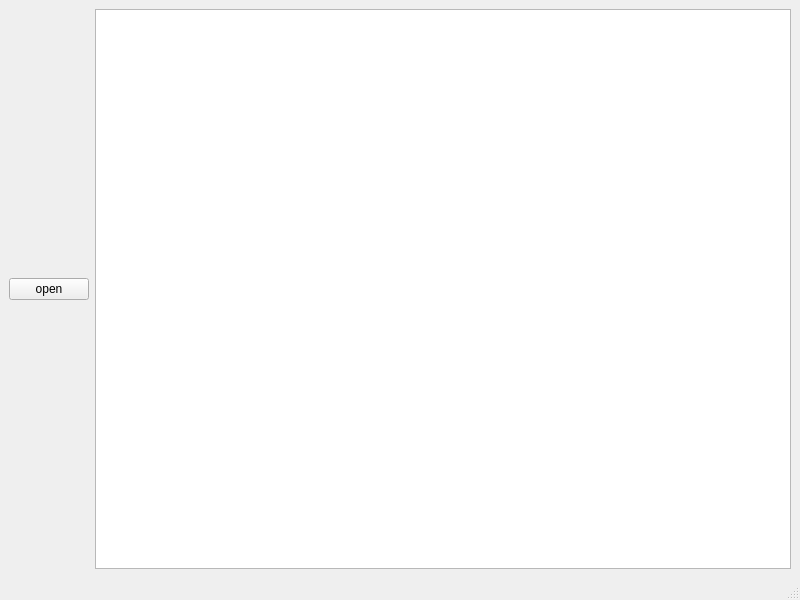
<?xml version="1.0" encoding="UTF-8"?>
<ui version="4.0">
 <class>MainWindow</class>
 <widget class="QMainWindow" name="MainWindow">
  <property name="geometry">
   <rect>
    <x>0</x>
    <y>0</y>
    <width>800</width>
    <height>600</height>
   </rect>
  </property>
  <property name="windowTitle">
   <string>MainWindow</string>
  </property>
  <widget class="QWidget" name="centralwidget">
   <layout class="QHBoxLayout" name="horizontalLayout">
    <item>
     <widget class="QPushButton" name="open">
      <property name="text">
       <string>open</string>
      </property>
     </widget>
    </item>
    <item>
     <widget class="QGraphicsView" name="gv"/>
    </item>
   </layout>
  </widget>
  <widget class="QMenuBar" name="menubar">
   <property name="geometry">
    <rect>
     <x>0</x>
     <y>0</y>
     <width>800</width>
     <height>21</height>
    </rect>
   </property>
  </widget>
  <widget class="QStatusBar" name="statusbar"/>
 </widget>
 <resources/>
 <connections/>
</ui>
